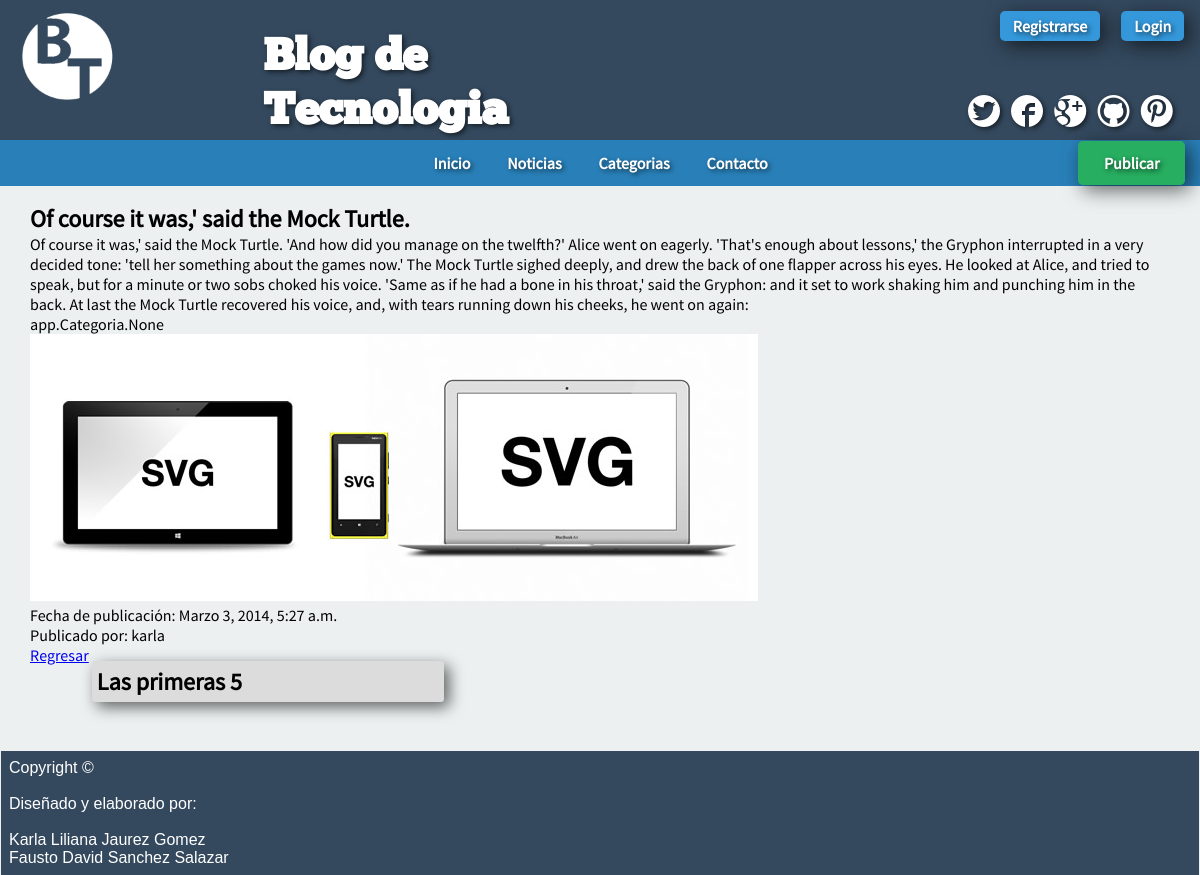
Page /noticia/1 on the committed database.
### app/models.py (models this page shows, shortened)
class Publicacion(models.Model):
    autor = models.ForeignKey(Perfil)
    titulo = models.CharField(max_length=50)
    subtitulo = models.CharField(max_length=60, null=True, blank=True)
    link = models.URLField(null=True, blank=True)
    contenido = models.TextField(max_length = 255)
    categoria = models.ManyToManyField(Categoria)
    fechaPub = models.DateTimeField(auto_now_add = True)
    imagen = ThumbnailerImageField(upload_to="img-pub", null=True, blank=True)
    class Meta():
        verbose_name_plural = 'Publicaciones'

class Perfil(models.Model):
    usuario = models.OneToOneField(User)
    avatar = models.ImageField(upload_to = 'Avatar', null=True, blank=True)
    descripcion = models.TextField(max_length = 255, null=True, blank=True, verbose_name = 'Sobre ti')
    class Meta():
        verbose_name_plural = 'Perfil'
    def __unicode__(self):
        return self.usuario.username

### app/views.py (the view)
# urls.py: url(r'^noticia/(?P<id_noticia>\d+)$','app.views.detalle_noticia', name='detalle_noticia'),
def detalle_noticia(request, id_noticia):
	dato=get_object_or_404(Publicacion, pk=id_noticia)
	return render_to_response('detalle_noticia.html',{'noticia':dato}, context_instance=RequestContext(request))

### templates/detalle_noticia.html (shortened to what this page needs)
{% extends "base.html" %}
{% block contenido %}
    <h2>{{noticia.titulo}}</h2>
    <p>{{noticia.contenido}}</p>
    <p>{{noticia.categoria}}</p>
    {% if noticia.imagen %}
				<img id="noticia" src="{{MEDIA_URL}}{{noticia.imagen}}"/>
    {% endif %}
    <br>
    <p>Fecha de publicación: {{noticia.fechaPub}}</p>
    <p>Publicado por: {{noticia.autor}}</p>
    <a href="/">Regresar</a>
{% endblock %}

### static/css/estilos.css (style rules this page uses)
* { margin: 0; padding: 0; }
body { background: #ecf0f1; font-family: "source_sans_proregular",Helvetica, Arial; }

### rows in the picture
Publicacion: titulo "Of course it was,' said the Mock Turtle.", contenido "Of course it was,' said the Mock Turtle. 'And how did you manage on the twelfth?' Alice went on eagerly. 'That's enough about lessons,' the Gryphon interrupted in a very decided tone: 'tell her something about the games now.' The Mock Turtle sighed deeply, and drew the back of one flapper across his eyes. He looked at Alice, and tried to speak, but for a minute or two sobs choked his voice. 'Same as if he had a bone in his throat,' said the Gryphon: and it set to work shaking him and punching him in the back. At last the Mock Turtle recovered his voice, and, with tears running down his cheeks, he went on again:", categoria "app.Categoria.None", imagen (picture), fechaPub "Marzo 3, 2014, 5:27 a.m.", autor "karla"
